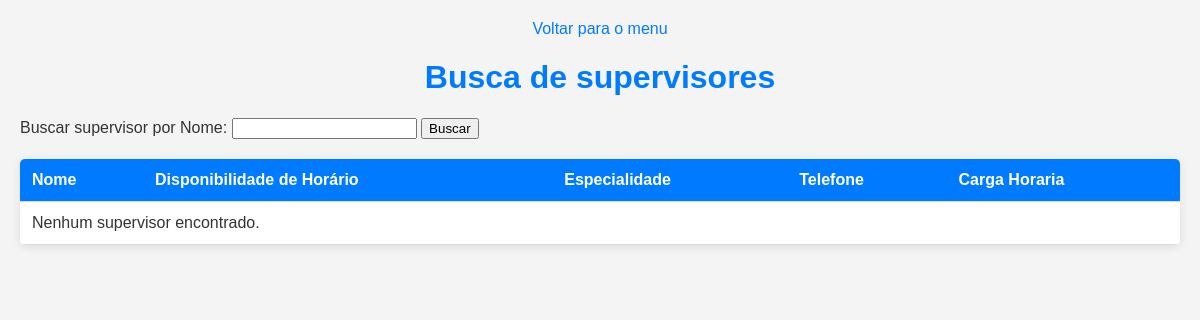
Before: /busca_supervisor.php (signed in) with the older database file.
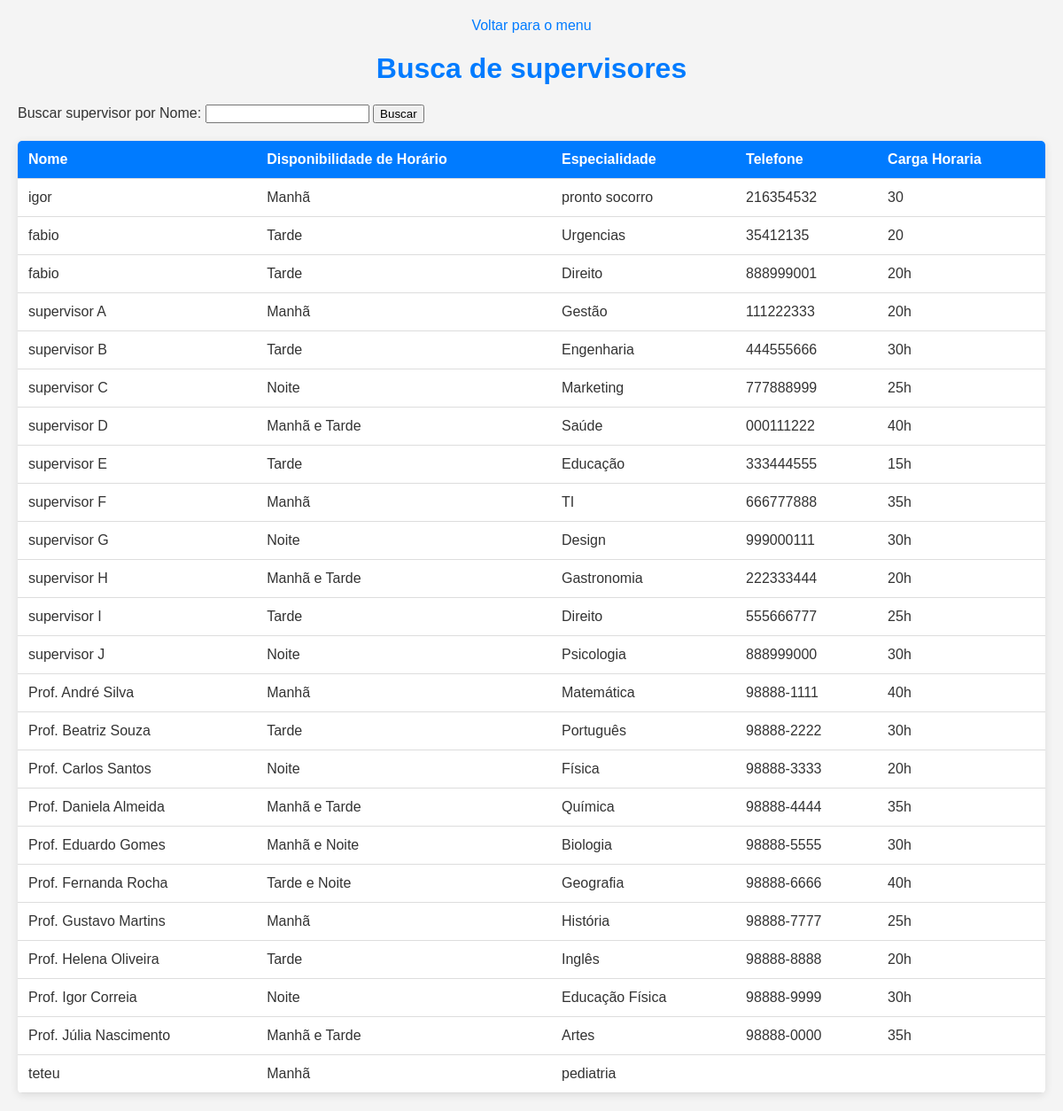
After: the same page with the newer database file.
### tables this page shows
CREATE TABLE `supervisores` (
  `id` int NOT NULL AUTO_INCREMENT,
  `nome` varchar(100) NOT NULL,
  `disponibilidade_horario` enum('Manhã','Tarde','Noite','Manhã e Tarde','Manhã e Noite','Tarde e Noite') NOT NULL,
  `especialidade` varchar(100) NOT NULL,
  `telefone` varchar(45) DEFAULT NULL,
  `carga_horaria` varchar(45) DEFAULT NULL,
  PRIMARY KEY (`id`)
);

### Supervisor.php (called while the page is built, shortened)
<?php
class supervisor {
    private $conn;
    private $table = 'supervisores';
    public function __construct($db) {
        $this->conn = $db;
    }
    public function read() {
        $query = "SELECT * FROM " . $this->table;
        $stmt = $this->conn->prepare($query);
        $stmt->execute();
        return $stmt;
    }
}
?>

### busca_supervisor.php (the view, shortened to what this page needs)
<?php
include_once 'supervisor.php';
$database = new Database();
$db = $database->getConnection();
$supervisor = new supervisor($db);
$nome_busca = isset($_POST['nome_busca']) ? $_POST['nome_busca'] : '';
if (!empty($nome_busca)) {
    $stmt = $supervisor->searchByName($nome_busca);
} else {
    $stmt = $supervisor->read();
}
?>
<!DOCTYPE html>
<html lang="pt-BR">
<head>
    <link rel="stylesheet" type="text/css" href="estiloss.css">
</head>
<body>
<a href="index.php">Voltar para o menu</a>
    <h1>Busca de supervisores</h1>
    <form action="busca_supervisor.php" method="post">
        <label for="nome_busca">Buscar supervisor por Nome:</label>
        <input type="text" id="nome_busca" name="nome_busca" value="<?php echo htmlspecialchars($nome_busca); ?>">
        <input type="submit" value="Buscar">
    </form>
    <table>
        <thead>
            <tr>
                <th>Nome</th>
                <th>Disponibilidade de Horário</th>
                <th>Especialidade</th>
                <th>Telefone</th>
                <th>Carga Horaria</th>
            </tr>
        </thead>
        <tbody>
            <?php
            if ($stmt->rowCount() > 0) {
                while ($row = $stmt->fetch(PDO::FETCH_ASSOC)) {
                    echo "<tr>";
                    echo "<td>" . htmlspecialchars($row['nome']) . "</td>";
                    echo "<td>" . htmlspecialchars($row['disponibilidade_horario']) . "</td>";
                    echo "<td>" . htmlspecialchars($row['especialidade']) . "</td>";
                    echo "<td>" . htmlspecialchars($row['telefone']) . "</td>";
                    echo "<td>" . htmlspecialchars($row['carga_horaria']) . "</td>";
                    echo "</tr>";
                }
            } else {
                echo "<tr><td colspan='9'>Nenhum supervisor encontrado.</td></tr>";
            }
            ?>
        </tbody>
    </table>
</body>
</html>

### estiloss.css (style rules this page uses)
body { font-family: Arial, sans-serif; margin: 20px; background-color: #f4f4f4; color: #333; }
h1 { color: #007bff; text-align: center; }
a { text-decoration: none; color: #007bff; display: block; text-align: center; margin-bottom: 20px; }
table { width: 100%; border-collapse: collapse; margin-top: 20px; background-color: white; border-radius: 5px; overflow: hidden; box-shadow: 0 2px 10px rgba(0, 0, 0, 0.1); }
th, td { padding: 12px; text-align: left; border-bottom: 1px solid #ddd; }
th { background-color: #007bff; color: white; }

Changed rows visible on the page:
added supervisores: nome "igor", disponibilidade_horario "Manhã", especialidade "pronto socorro", telefone "216354532", carga_horaria "30"
added supervisores: nome "fabio", disponibilidade_horario "Tarde", especialidade "Urgencias", telefone "35412135", carga_horaria "20"
added supervisores: nome "fabio", disponibilidade_horario "Tarde", especialidade "Direito", telefone "888999001", carga_horaria "20h"
added supervisores: nome "supervisor A", disponibilidade_horario "Manhã", especialidade "Gestão", telefone "111222333", carga_horaria "20h"
added supervisores: nome "supervisor B", disponibilidade_horario "Tarde", especialidade "Engenharia", telefone "444555666", carga_horaria "30h"
added supervisores: nome "supervisor C", disponibilidade_horario "Noite", especialidade "Marketing", telefone "777888999", carga_horaria "25h"
added supervisores: nome "supervisor D", disponibilidade_horario "Manhã e Tarde", especialidade "Saúde", telefone "000111222", carga_horaria "40h"
added supervisores: nome "supervisor E", disponibilidade_horario "Tarde", especialidade "Educação", telefone "333444555", carga_horaria "15h"
added supervisores: nome "supervisor F", disponibilidade_horario "Manhã", especialidade "TI", telefone "666777888", carga_horaria "35h"
added supervisores: nome "supervisor G", disponibilidade_horario "Noite", especialidade "Design", telefone "999000111", carga_horaria "30h"
added supervisores: nome "supervisor H", disponibilidade_horario "Manhã e Tarde", especialidade "Gastronomia", telefone "222333444", carga_horaria "20h"
added supervisores: nome "supervisor I", disponibilidade_horario "Tarde", especialidade "Direito", telefone "555666777", carga_horaria "25h"
added supervisores: nome "supervisor J", disponibilidade_horario "Noite", especialidade "Psicologia", telefone "888999000", carga_horaria "30h"
added supervisores: nome "Prof. André Silva", disponibilidade_horario "Manhã", especialidade "Matemática", telefone "98888-1111", carga_horaria "40h"
added supervisores: nome "Prof. Beatriz Souza", disponibilidade_horario "Tarde", especialidade "Português", telefone "98888-2222", carga_horaria "30h"
added supervisores: nome "Prof. Carlos Santos", disponibilidade_horario "Noite", especialidade "Física", telefone "98888-3333", carga_horaria "20h"
added supervisores: nome "Prof. Daniela Almeida", disponibilidade_horario "Manhã e Tarde", especialidade "Química", telefone "98888-4444", carga_horaria "35h"
added supervisores: nome "Prof. Eduardo Gomes", disponibilidade_horario "Manhã e Noite", especialidade "Biologia", telefone "98888-5555", carga_horaria "30h"
added supervisores: nome "Prof. Fernanda Rocha", disponibilidade_horario "Tarde e Noite", especialidade "Geografia", telefone "98888-6666", carga_horaria "40h"
added supervisores: nome "Prof. Gustavo Martins", disponibilidade_horario "Manhã", especialidade "História", telefone "98888-7777", carga_horaria "25h"
added supervisores: nome "Prof. Helena Oliveira", disponibilidade_horario "Tarde", especialidade "Inglês", telefone "98888-8888", carga_horaria "20h"
added supervisores: nome "Prof. Igor Correia", disponibilidade_horario "Noite", especialidade "Educação Física", telefone "98888-9999", carga_horaria "30h"
added supervisores: nome "Prof. Júlia Nascimento", disponibilidade_horario "Manhã e Tarde", especialidade "Artes", telefone "98888-0000", carga_horaria "35h"
added supervisores: nome "teteu", disponibilidade_horario "Manhã", especialidade "pediatria"
Other visible differences:
text no longer shown: "Nenhum supervisor encontrado."
